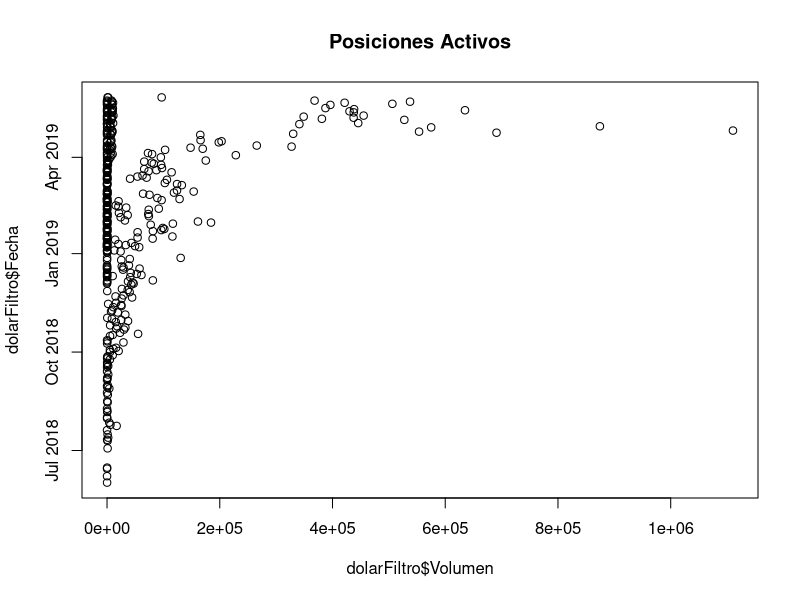

The R script that drew this image: (Note: this script raises an error after producing the figure.)
normalize <- function(x){
  return ((x - min(x))/(max(x) - min(x)))
}
#Tomamos datos de D\'olar futuro tomado de ROFEX. Tomamos como separador el tab \t
data <- read.csv('activos.xls', sep='\t')  

#Transformamos las fechas String en formato Dates
data$Fecha <- as.Date(data$Fecha, format="%d/%m/%Y")

#Reemplazamos "," por "." y luego convertimos en numero las columnas Ultimo, Primero, Minimo y Maximo.
data$Primero <- as.numeric(gsub(",", ".", data$Primero))
data$Ultimo <- as.numeric(gsub(",", ".", data$Ultimo))
data$Minimo <- as.numeric(gsub(",", ".", data$Minimo))
data$Maximo <- as.numeric(gsub(",", ".", data$Maximo))

#Filtramos solo 3 grupos de activos: DLR052019, RFX20062019 y ORO052019
data$Posicion <- gsub(" ", "", data$Posicion)
data$Posicion
dolarFiltro <- subset(data, (gsub(" ", "", data$Posicion) == "DLR052019") | (gsub(" ", "", data$Posicion) == "RFX20062019") | (gsub(" ", "", data$Posicion) == "ORO052019"))

plot(dolarFiltro$Volumen, dolarFiltro$Fecha, main="Posiciones Activos")
dolarFiltro$Posicion
dolarFiltro

#Sacamos ahora las posiciones del set de datos a procesar y las almacenamos.
posiciones <- dolarFiltro$Posicion
dataSinPosicion <- dolarFiltro[-2]

#Normalizamos los valores de la columna Ultimo
library(Hmisc)
dolarFiltro2 <- dolarFiltro[5:8]
dolarFiltro2
dolarFiltro2 <- impute(dolarFiltro2)
dolarFiltroNormalizado <- as.data.frame(lapply(dolarFiltro2, scale))
#dolarFiltroNormalizado <- dolarFiltro2
plot(dolarFiltroNormalizado$Volumen, dolarFiltroNormalizado$Volumen, main="Todas las posiciones")
dolarFiltro2
dolarFiltroNormalizado

#Tomamos 1000 valores aleatorios del dataset para usar como train data
limiteInf = length(dolarFiltroNormalizado[,1])/4
limiteSup = length(dolarFiltroNormalizado[,1])

data_train <- dolarFiltroNormalizado[1:limiteInf,]
data_test <- dolarFiltroNormalizado[(limiteInf + 1):limiteSup,]

data_train_labels <- dolarFiltro$Posicion[1:limiteInf]
data_test_labels <- dolarFiltro$Posicion[(limiteInf+1):limiteSup]
data_train_labels

library(class)
data_test_pred <- knn(train=data_train, test=data_test, cl=data_train_labels, k=13)

library(gmodels)
CrossTable(x=data_test_labels, y=data_test_pred, prop.chisq = FALSE)

#Filtramos solo 3 grupos de activos: DLR052019, DLR082019 y DLR122019
data$Posicion <- gsub(" ", "", data$Posicion)
data$Posicion
dolarFiltro <- subset(data, (gsub(" ", "", data$Posicion) == "DLR052019") | (gsub(" ", "", data$Posicion) == "DLR082019") | (gsub(" ", "", data$Posicion) == "DLR122019"))

plot(dolarFiltro$Volumen, dolarFiltro$Fecha, main="Posiciones Activos")
dolarFiltro$Posicion
dolarFiltro

#Sacamos ahora las posiciones del set de datos a procesar y las almacenamos.
posiciones <- dolarFiltro$Posicion
dataSinPosicion <- dolarFiltro[-2]

#Normalizamos los valores de la columna Ultimo
library(Hmisc)
dolarFiltro2 <- dolarFiltro[5:8]
dolarFiltro2 <- impute(dolarFiltro2)
dolarFiltroNormalizado <- as.data.frame(lapply(dolarFiltro2, scale))
plot(dolarFiltroNormalizado$Primero, dolarFiltroNormalizado$Ultimo, main="Todas las posiciones")
dolarFiltro2
dolarFiltroNormalizado

#Tomamos 1000 valores aleatorios del dataset para usar como train data
limiteInf = length(dolarFiltroNormalizado[,1])/5
limiteSup = length(dolarFiltroNormalizado[,1])

data_train <- dolarFiltroNormalizado[1:limiteInf,]
data_test <- dolarFiltroNormalizado[(limiteInf + 1):limiteSup,]

data_train_labels <- dolarFiltro$Posicion[1:limiteInf]
data_test_labels <- dolarFiltro$Posicion[(limiteInf+1):limiteSup]
data_train_labels

library(class)
data_test_pred <- knn(train=data_train, test=data_test, cl=data_train_labels, k=35)

library(gmodels)
CrossTable(x=data_test_labels, y=data_test_pred, prop.chisq = FALSE)
